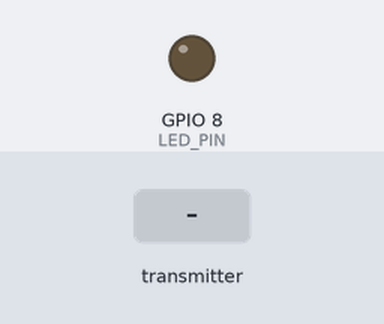
Recording of a sketch running on a simulated ESP32-C3. Shown: output pins drawn as LEDs (lit = HIGH). Dashed ring = blinking. The inputs (shaded band) are chosen by the test bench. What the sketch prints to the serial monitor is not drawn.

Above: at 0.0 s.
At 1.4 s:
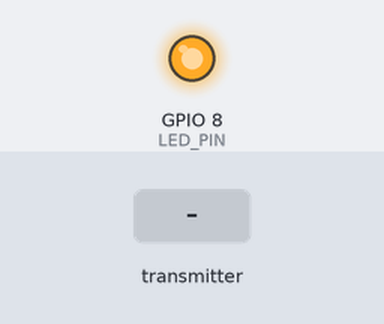
1.5 s: the transmitter starts sending id = 0
At 1.77 s:
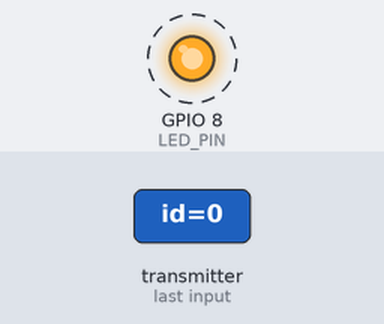
Timing chart, 0 to 10.5 s (numbered marks = the images above; inputs shaded):
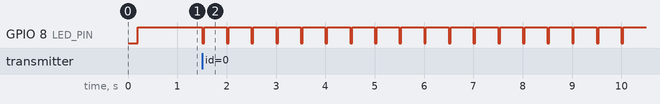

The sketch:

esp32_espnow_diag.ino
```cpp
// ESP-NOW broadcast diagnostic for two ESP32-C3 SuperMini boards.
//
// Goal: prove the link without guessing. Flash the SAME sketch to BOTH boards,
// power both, watch either serial monitor. Broadcast needs no MAC and no ACK,
// so the ONLY proof of a working link is the "<<< RECV" line.
//
// On-board LED (GPIO8, active-low on the C3 SuperMini):
//   - blinks once per packet RECEIVED  -> you can confirm RX with no laptop.
//   - if it never blinks while the other board is powered, this board's RX is
//     the suspect (or they are on different channels -> use esp32_espnow_scan).
//
// Use the ROLE switch below to isolate a bad board:
//   ROLE_BOTH   (default) both send and receive
//   ROLE_TX     only transmit   (flash to the "good" board)
//   ROLE_RX     only receive     (flash to the suspect; LED must blink)
//
// Requires ESP32 Arduino core v3.x (uses esp_now_recv_info_t / wifi_tx_info_t).

#include <esp_now.h>
#include <WiFi.h>
#include <esp_wifi.h>

// === Role: change to test one direction at a time ===
#define ROLE_BOTH 0
#define ROLE_TX   1
#define ROLE_RX   2
#define ROLE ROLE_BOTH

// Both boards MUST agree on this channel.
static const uint8_t WIFI_CHANNEL = 1;

// On-board LED on the C3 SuperMini. Active LOW (LOW = on).
static const uint8_t LED_PIN = 8;

static uint8_t BROADCAST_ADDR[6] = {0xFF, 0xFF, 0xFF, 0xFF, 0xFF, 0xFF};

typedef struct struct_message {
  uint32_t id;
  char     text[32];
  float    value;
} struct_message;

static struct_message outgoing;
static struct_message incoming;

static uint32_t counter = 0;
static uint32_t sentCount = 0, okCount = 0, recvCount = 0;
static unsigned long lastSendMs = 0, lastRecvMs = 0, lastWarnMs = 0;
static unsigned long ledOffAtMs = 0;

static void blinkLed() {
  digitalWrite(LED_PIN, LOW);        // on
  ledOffAtMs = millis() + 40;
}

void onSent(const wifi_tx_info_t *info, esp_now_send_status_t status) {
  if (status == ESP_NOW_SEND_SUCCESS) okCount++;
}

void onReceived(const esp_now_recv_info_t *info, const uint8_t *data, int len) {
  recvCount++;
  lastRecvMs = millis();
  blinkLed();

  int rssi = info->rx_ctrl ? info->rx_ctrl->rssi : 0;
  const uint8_t *m = info->src_addr;

  if (len == (int)sizeof(incoming)) {
    memcpy(&incoming, data, sizeof(incoming));
    Serial.printf("<<< RECV from %02X:%02X:%02X:%02X:%02X:%02X  id=%lu  value=%.2f  rssi=%d  (total %lu)\n",
                  m[0], m[1], m[2], m[3], m[4], m[5],
                  (unsigned long)incoming.id, incoming.value, rssi,
                  (unsigned long)recvCount);
  } else {
    Serial.printf("<<< RECV from %02X:%02X:%02X:%02X:%02X:%02X  len=%d rssi=%d (unexpected size)\n",
                  m[0], m[1], m[2], m[3], m[4], m[5], len, rssi);
  }
}

void setup() {
  Serial.begin(115200);
  delay(200);
  pinMode(LED_PIN, OUTPUT);
  digitalWrite(LED_PIN, HIGH);       // off

  WiFi.mode(WIFI_STA);
  WiFi.disconnect();
  WiFi.setSleep(false);              // radio must stay awake to receive
  esp_wifi_set_ps(WIFI_PS_NONE);

  Serial.println();
  Serial.printf("This board MAC: %s\n", WiFi.macAddress().c_str());
#if ROLE == ROLE_TX
  Serial.println("ROLE = TX only");
#elif ROLE == ROLE_RX
  Serial.println("ROLE = RX only (LED should blink on every packet)");
#else
  Serial.println("ROLE = BOTH");
#endif

  esp_wifi_set_channel(WIFI_CHANNEL, WIFI_SECOND_CHAN_NONE);

  if (esp_now_init() != ESP_OK) {
    Serial.println("ESP-NOW init failed");
    return;
  }
  esp_now_register_send_cb(onSent);
  esp_now_register_recv_cb(onReceived);

  // Broadcast must still be registered as a peer to send to it.
  esp_now_peer_info_t peer = {};
  memcpy(peer.peer_addr, BROADCAST_ADDR, 6);
  peer.channel = WIFI_CHANNEL;
  peer.encrypt = false;
  if (esp_now_add_peer(&peer) != ESP_OK) {
    Serial.println("add broadcast peer failed");
    return;
  }

  Serial.printf("ready on channel %u — broadcasting %u-byte packets\n",
                WIFI_CHANNEL, (unsigned)sizeof(outgoing));
}

void loop() {
  unsigned long now = millis();

  // LED auto-off after a short blink.
  if (ledOffAtMs && now >= ledOffAtMs) {
    digitalWrite(LED_PIN, HIGH);
    ledOffAtMs = 0;
  }

#if ROLE != ROLE_RX
  if (now - lastSendMs > 1000) {
    lastSendMs = now;
    outgoing.id = counter++;
    strncpy(outgoing.text, "diag", sizeof(outgoing.text) - 1);
    outgoing.value = 25.5f + counter;
    if (esp_now_send(BROADCAST_ADDR, (uint8_t *)&outgoing, sizeof(outgoing)) == ESP_OK) {
      sentCount++;
    }
    Serial.printf(">>> SENT id=%lu  (tx ok %lu/%lu, rx %lu)\n",
                  (unsigned long)outgoing.id,
                  (unsigned long)okCount, (unsigned long)sentCount,
                  (unsigned long)recvCount);
  }
#endif

  // Loud warning if we have NEVER received, or RX went silent.
#if ROLE != ROLE_TX
  if (now - lastWarnMs > 5000) {
    lastWarnMs = now;
    if (recvCount == 0) {
      Serial.println("!!! RX silent: 0 packets received. Is the OTHER board "
                     "powered + flashed? Same channel? Try esp32_espnow_scan.");
    } else if (now - lastRecvMs > 5000) {
      Serial.printf("!!! RX stalled: no packet for %lus (last total %lu)\n",
                    (now - lastRecvMs) / 1000, (unsigned long)recvCount);
    }
  }
#endif
}
```

Measured:
- after the input at 1.5 s, GPIO 8 (LED_PIN): alternates HIGH for 0.46 s and LOW for 0.04 s, starting at once
